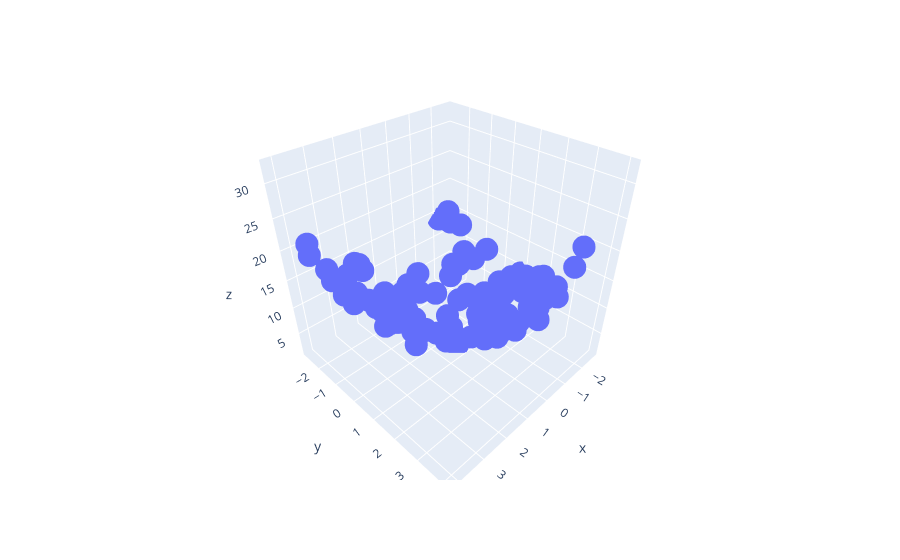

Notebook cell for this chart:
### Markdown cell above
## See the data

### Code cell
# import the data then plot
df = px.data.iris()

fig = px.scatter_3d(
    df, x=x.ravel(),
    y=y.ravel(),
    z=z.ravel())
fig.show()
